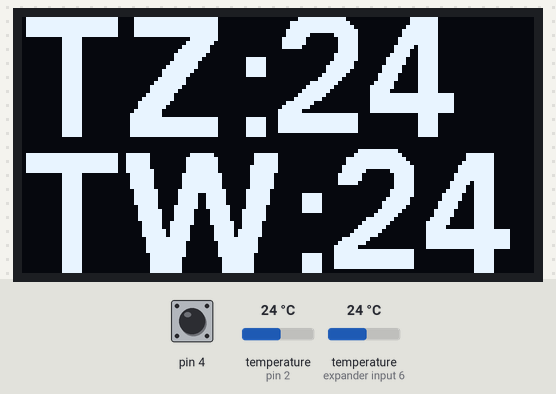
Bench run of a program on a simulated Arduino Nano, built with avr-gcc and run on an emulated ATmega328P. Shown: 128×64 one-colour display. Inputs (shaded band) come from the test bench; at power-on: pin 4 HIGH, temperature (sensors on pin 2, expander input 6) 24 °C. What the program prints to the serial monitor is not drawn.

1.5 s: pin 4 pulled LOW for 1 s
Above: at 3.4 s.
8.5 s: pin 4 pulled LOW for 0.7 s
15.2 s: pin 4 pulled LOW for 3.2 s
Timing chart, 0 to 18.2 s (numbered marks = the images above; inputs shaded):
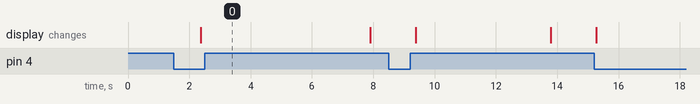

The program:

main.cpp
```cpp
#include <Arduino.h>
#include <DallasTemperature.h>
#include <OneWire.h>
#include <U8g2lib.h>

#define ONE_WIRE_BUS 2
OneWire oneWire(ONE_WIRE_BUS);
DallasTemperature sensors(&oneWire);
int T1 = 0;
int T2 = 0;
int power_save = 1;

U8G2_SSD1306_128X64_NONAME_1_HW_I2C u8g2(U8G2_R0);

unsigned long time_of_bt_press = 0;
unsigned long time_var = 1000;
unsigned delay_time = 5000;

void setup() {
  sensors.begin();
  u8g2.begin();
  pinMode(4, INPUT_PULLUP);
  Serial.begin(115200);
}
void loop() {
  int button_state = digitalRead(4);

  if (button_state == LOW && power_save == 1) {
    power_save = 0;
    time_of_bt_press = millis() + delay_time;
    Serial.println("Display ON" + String(millis()) + " " + String(power_save));
  }
  if (power_save == 0) {
    if (millis() >= time_of_bt_press) {
      power_save = 1;
      Serial.println("Display OFF" + String(millis()) + " " +
                     String(power_save));
    }
  }
  if (millis() >= time_var) {
    sensors.requestTemperatures();
    T1 = sensors.getTempCByIndex(0);
    T2 = sensors.getTempCByIndex(1);
    time_var = millis() + 1000;
  }
  u8g2.setPowerSave(power_save);
  u8g2.firstPage();
  do {
    u8g2.setContrast(255);
    u8g2.setFont(u8g2_font_fub30_tf);
    u8g2.setFontMode(1);
    u8g2.setCursor(0, 30);
    u8g2.print("TZ:" + String(T1));
    u8g2.setCursor(0, 64);
    u8g2.print("TW:" + String(T2));
  } while (u8g2.nextPage());
  delay(10);
}
```

Measured:
- after the input at 1.5 s, the display: changes after 0.87 s (image 0)
